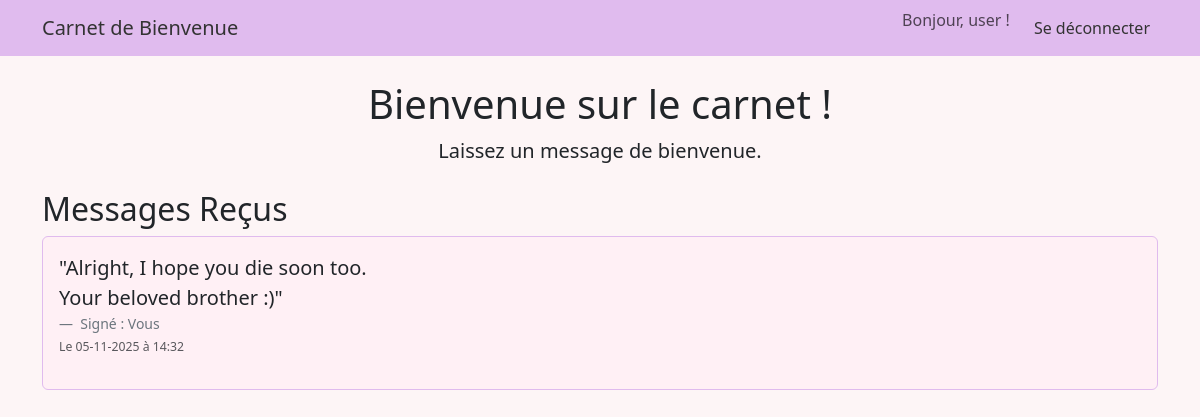
The page /index (signed in) on the database its author committed.
### app/models.py (models this page shows, shortened)
class User(db.Model, UserMixin):
    id = db.Column(db.Integer, primary_key=True)
    username = db.Column(db.String(80), unique=True, nullable=False)
    email = db.Column(db.String(120), unique=True, nullable=False)
    password_hash = db.Column(db.String(128), nullable=False)
    is_admin = db.Column(db.Boolean, default=False, nullable=False)
    messages = db.relationship('Message', backref='author', lazy=True)

class Message(db.Model):
    id = db.Column(db.Integer, primary_key=True)
    content = db.Column(db.Text, nullable=False)
    created_at = db.Column(db.DateTime, nullable=False, default=datetime.utcnow)
    first_name = db.Column(db.String(100), nullable=True)
    last_name = db.Column(db.String(100), nullable=True)
    user_id = db.Column(db.Integer, db.ForeignKey('user.id'), nullable=False)

### app/routes.py (the view, shortened to what this page needs)
@app.route("/", methods=['GET', 'POST'])
@app.route("/index", methods=['GET', 'POST'])
@login_required
def index():
    form = MessageForm()
    messages_to_display = []
    if current_user.is_admin:
        messages_to_display = Message.query.order_by(Message.created_at.desc()).all()
    elif current_user.id == 2:
        messages_to_display = []
    else:
        messages_to_display = current_user.messages  # Utilise la relation
    show_form = False
    if current_user.id == 2:
        show_form = True
    elif not current_user.is_admin and not current_user.messages:
        show_form = True
    return render_template('index.html',
                           title='Carnet de Bienvenue',
                           form=form,
                           messages=messages_to_display,
                           show_form=show_form)

### app/__init__.py (called while the page is built)
@login_manager.user_loader
def load_user(user_id):
    return models.User.query.get(int(user_id))

### app/templates/index.html (shortened to what this page needs)
{% extends "base.html" %}
{% block content %}
<div class="text-center mb-4">
    <h1>Bienvenue sur le carnet !</h1>
    <p class="lead">Laissez un message de bienvenue.</p>
</div>
<div class="row">
    <div class="{% if show_form %}col-lg-8{% else %}col-lg-12{% endif %}">
        <h2>Messages Reçus</h2>
        {% if messages %}
            {% for message in messages %}
            <div class="card mb-3">
                <div class="card-body">
                    <p class="card-text fs-5" style="white-space: pre-wrap;">"{{ message.content }}"</p>
                    <footer class="blockquote-footer">
                        {% if current_user.is_admin %}
                            Signé : <strong class="text-dark">{{ message.author.username }}</strong>
                            {% if message.first_name or message.last_name %}
                                <span class="text-muted">(Pour : {{ message.first_name }} {{ message.last_name }})</span>
                            {% endif %}
                        {% else %}
                            Signé : Vous
                        {% endif %}
                        <small class="text-muted d-block mt-1">
                            Le {{ message.created_at.strftime('%d-%m-%Y à %H:%M') }}
                        </small>
                    </footer>
                    </div>
            </div>
            {% endfor %}
        {% else %}
            <div class="alert alert-info">
                Aucun message à afficher pour le moment.
            </div>
        {% endif %}
    </div>
</div>
{% endblock %}

### app/templates/base.html (shortened to what this page needs)
<!doctype html>
<html lang="fr">
  <head>
    <link href="https://cdn.jsdelivr.net/npm/bootstrap@5.3.3/dist/css/bootstrap.min.css" rel="stylesheet">
  </head>
  <body>
    <nav class="navbar navbar-expand-lg mb-4">
      <div class="container">
        <a class="navbar-brand" href="{{ url_for('index') }}">Carnet de Bienvenue</a>
        <div class="collapse navbar-collapse" id="navbarNav">
          <ul class="navbar-nav ms-auto">
            {% if current_user.is_authenticated %}
                <li class="nav-item">
                  <span class="navbar-text me-3">Bonjour, {{ current_user.username }} !</span>
                </li>
                <li class="nav-item">
                  <a class="nav-link" href="{{ url_for('logout') }}">Se déconnecter</a>
                </li>
            {% endif %}
          </ul>
        </div>
      </div>
    </nav>
    <main class="container">
        {% block content %}{% endblock %}
    </main>
  </body>
</html>

### app/templates/base.html (style rules this page uses)
body { background-color: #fdf5f6; }
.navbar { background-color: #e0bbee; }
.navbar-brand, .nav-link { color: #333 !important; }
.card { background-color: #fff0f5; border: 1px solid #e0bbee; }

### rows shown on the page
User: username "user"
Message: content "Alright, I hope you die soon too. Your beloved brother :)", created_at "05-11-2025 à 14:32"
